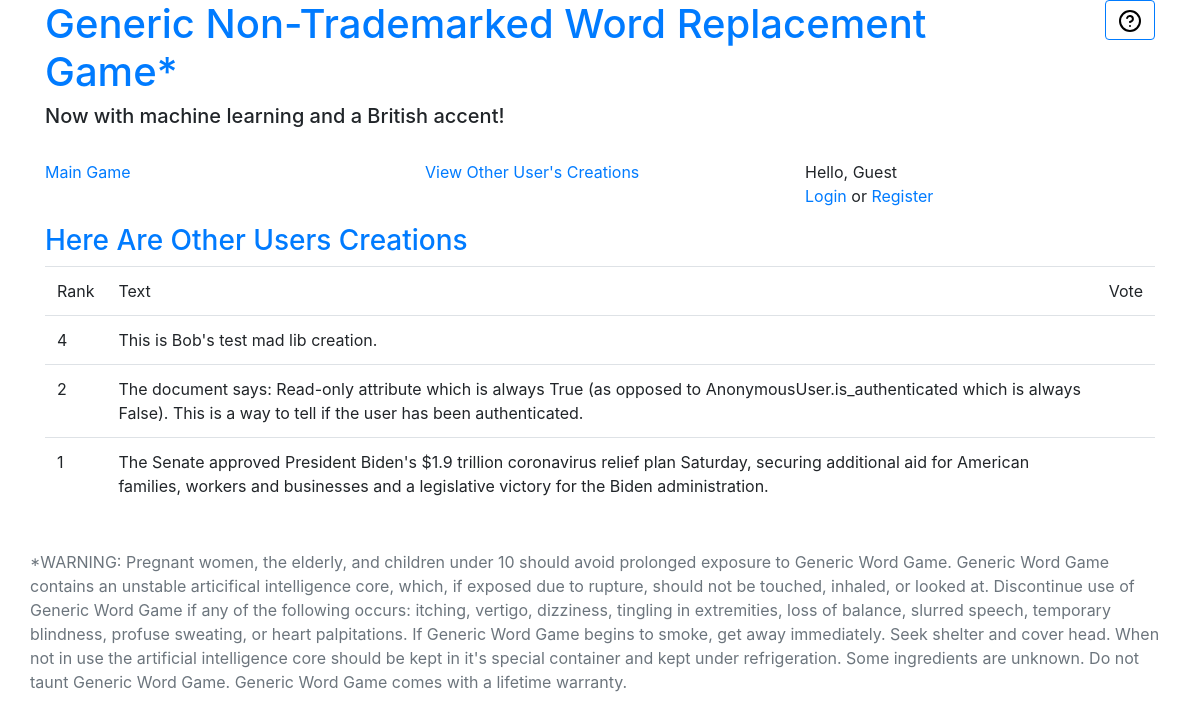
Page /wordgame/creations/ on the committed database.
### wordgame/models.py (models this page shows)
class Creation(models.Model):
    user = models.ForeignKey(User, on_delete=models.DO_NOTHING)
    text = models.TextField()
    public = models.BooleanField(null=True, blank=False, default=False)
    rank = models.IntegerField(null=True, blank=True)

### wordgame/views.py (the view)
# urls.py: path('creations/',views.creations, name='creations'),
def creations(request):
    context = {}
    creations = Creation.objects.filter(public=True).order_by('-rank')
    logger.debug('found ' + str(len(creations)) + ' public creations')
    context['creations'] = creations
    return render(request, 'wordgame/creations.html', context)

### wordgame/templates/wordgame/creations.html (shortened to what this page needs)
<!DOCTYPE html>
{% extends "wordgame/base_generic.html" %}
{% load static %}
{% block content %}
<h3 class="text-primary">Here Are Other Users Creations</h3>
    <table class="table">
    <thead>
    <tr>
        <td>Rank</td><td>Text</td><td>Vote</td>
    </tr>
    </thead>
    <tbody>
    {% for creation in creations %}
    <tr>
        <td>{{creation.rank}}</td>
        <td>{{creation.text}}</td>
        <td>
        </td>
    </tr>
{% endfor %}
    </tbody>
</table>
{% endblock %}

### rows in the picture
Creation: rank "4", text "This is Bob's test mad lib creation."
Creation: rank "2", text "The document says: Read-only attribute which is always True (as opposed to AnonymousUser.is_authenticated which is always False). This is a way to tell if the user has been authenticated."
Creation: rank "1", text "The Senate approved President Biden's $1.9 trillion coronavirus relief plan Saturday, securing additional aid for American families, workers and businesses and a legislative victory for the Biden administration."
